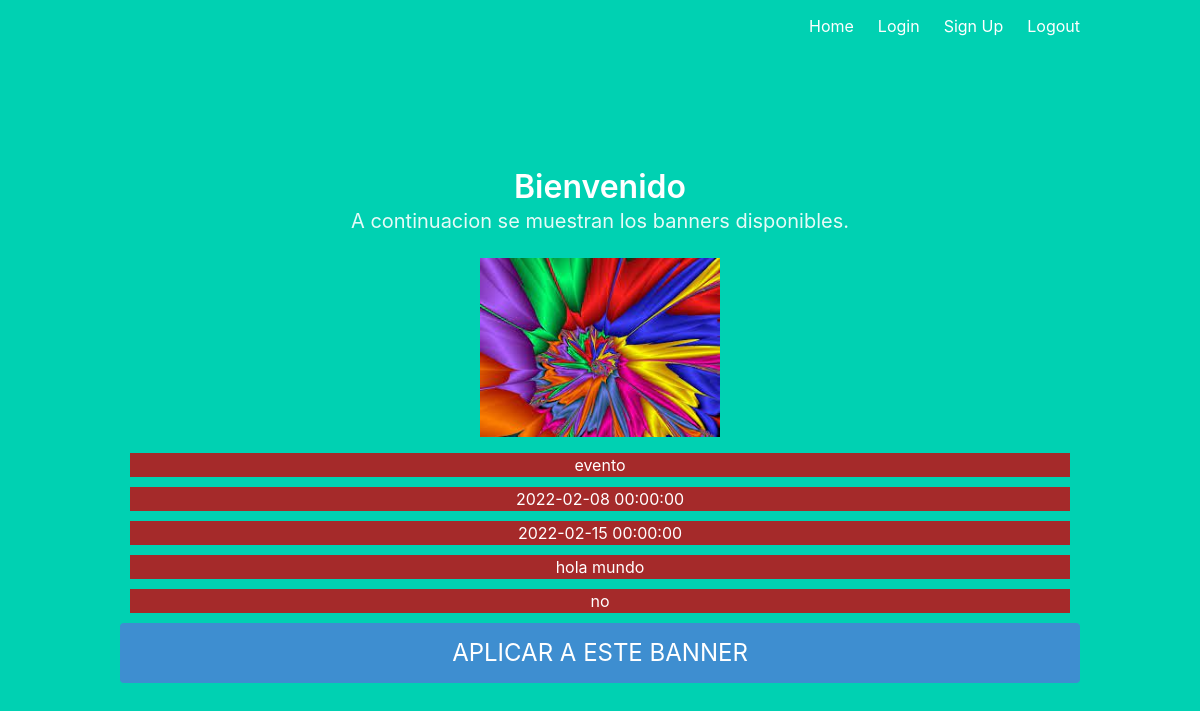
Page /home on the earlier database version.
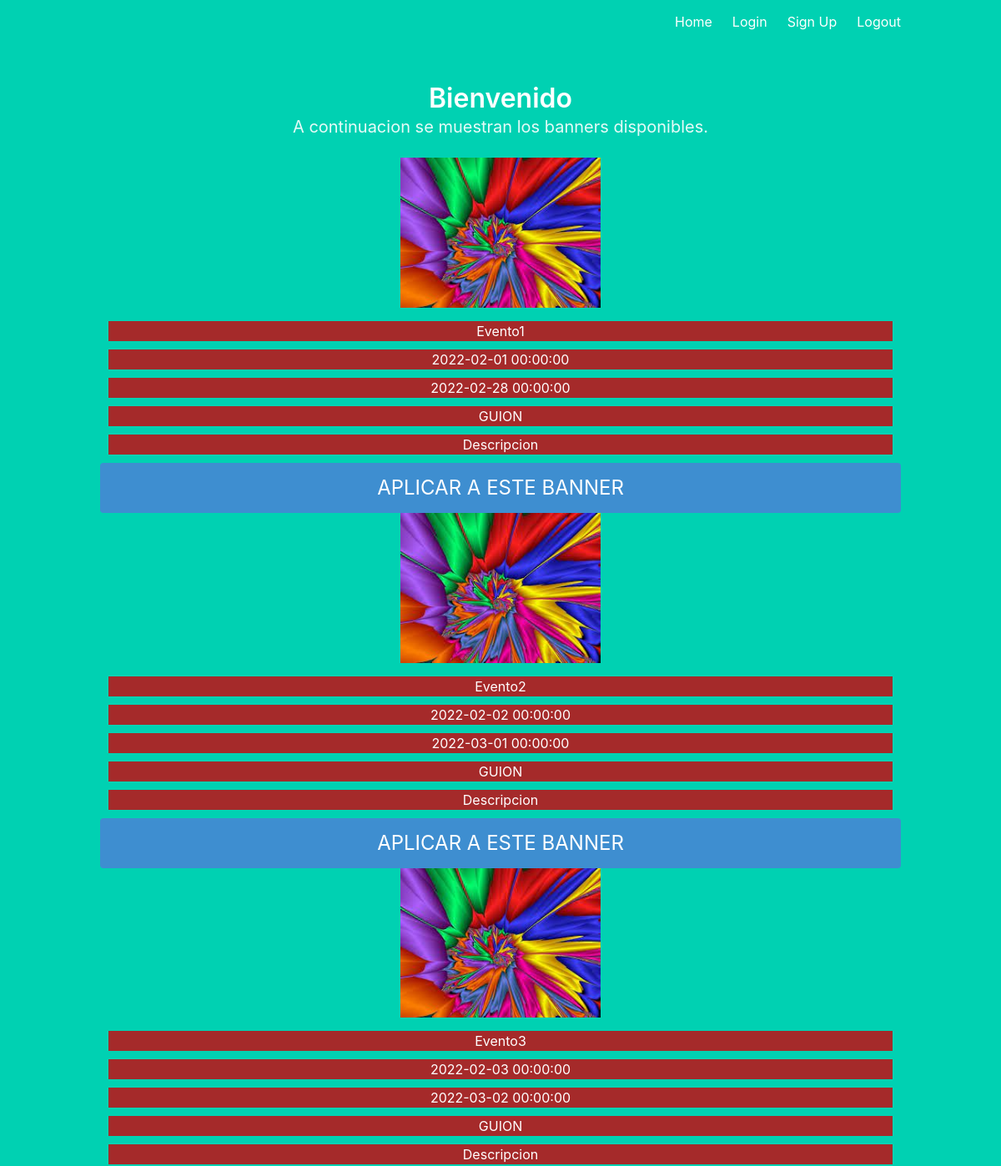
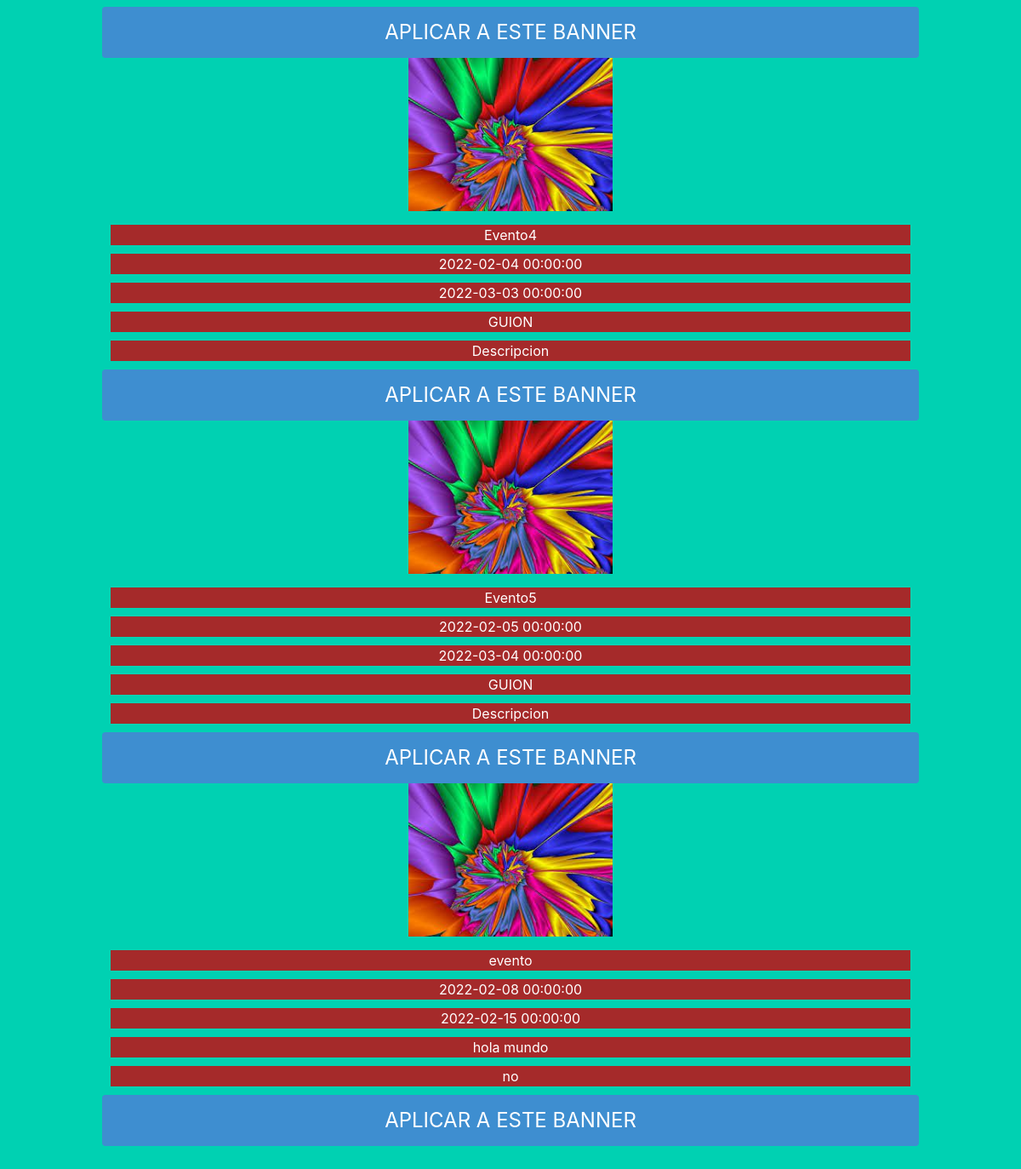
Same page on the later database version (2 pictures, top to bottom).
### models.py (models this page shows)
class Contest(db.Model):
    id_contest = db.Column(db.Integer, primary_key=True)
    id_user = db.Column(db.Integer)
    contest_name = db.Column(db.String(100))
    banner_name = db.Column(db.String(100))
    url_contest = db.Column(db.String(100))
    start_date = db.Column(db.DateTime)
    end_date = db.Column(db.DateTime)
    award = db.Column(db.Numeric())
    dialog = db.Column(db.String(100))
    desciption = db.Column(db.String(100))

### main.py (the view)
@main.route('/home')
def home():
    folder_name=os.path.join('static','imagen1.jpeg')
    table=Contest.query.order_by(Contest.start_date).all()
    return render_template('home.html',imagen_muestra=folder_name,items=table)

### templates/home.html
{% extends "base.html" %}
{% block content %}
<h1 class="title">
  Bienvenido
</h1>
<h2 class="subtitle">
 A continuacion se muestran los banners disponibles.
</h2>
<div>
  {%for item in items%}
  <img src='{{imagen_muestra}}' alt="BANNER" style="width: 25%;height: 25%;"/>
  <div style="background-color: brown; margin: 10px;">{{item.contest_name}}</div>
  <div style="background-color: brown; margin: 10px;">{{item.start_date}}</div>
  <div style="background-color: brown; margin: 10px;">{{item.end_date}}</div>
  <div style="background-color: brown; margin: 10px;">{{item.dialog}}</div>
  <div style="background-color: brown; margin: 10px;">{{item.desciption}}</div>
  <a href="/apply/{{item.id_contest}}" class="button is-block is-info is-large is-fullwidth">APLICAR A ESTE BANNER</a>
  {%endfor%}
</div>
{% endblock %}

### templates/base.html (shortened to what this page needs)
<!DOCTYPE html>
<html>
<head>
    <link rel="stylesheet" href="https://cdnjs.cloudflare.com/ajax/libs/bulma/0.7.2/css/bulma.min.css" />
</head>
<body>
    <section class="hero is-primary is-fullheight">
        <div class="hero-head">
            <nav class="navbar">
                <div class="container">
                    <div id="navbarMenuHeroA" class="navbar-menu">
                        <div class="navbar-end">
                            <a href="{{ url_for('main.index') }}" class="navbar-item">
                                Home
                            </a>
                            <a href="{{ url_for('auth.login') }}" class="navbar-item">
                                Login
                            </a>
                            <a href="{{ url_for('auth.signup') }}" class="navbar-item">
                                Sign Up
                            </a>
                            <a href="{{ url_for('auth.logout') }}" class="navbar-item">
                                Logout
                            </a>
                        </div>
                    </div>
                </div>
            </nav>
        </div>
        <div class="hero-body">
            <div class="container has-text-centered">
               {% block content %}
               {% endblock %}
            </div>
        </div>
    </section>
</body>
</html>

Differences in the rows shown:
added Contest: contest_name "Evento1", start_date "2022-02-01 00:00:00", end_date "2022-02-28 00:00:00", dialog "GUION", desciption "Descripcion"
added Contest: contest_name "Evento2", start_date "2022-02-02 00:00:00", end_date "2022-03-01 00:00:00", dialog "GUION", desciption "Descripcion"
added Contest: contest_name "Evento3", start_date "2022-02-03 00:00:00", end_date "2022-03-02 00:00:00", dialog "GUION", desciption "Descripcion"
added Contest: contest_name "Evento4", start_date "2022-02-04 00:00:00", end_date "2022-03-03 00:00:00", dialog "GUION", desciption "Descripcion"
added Contest: contest_name "Evento5", start_date "2022-02-05 00:00:00", end_date "2022-03-04 00:00:00", dialog "GUION", desciption "Descripcion"
